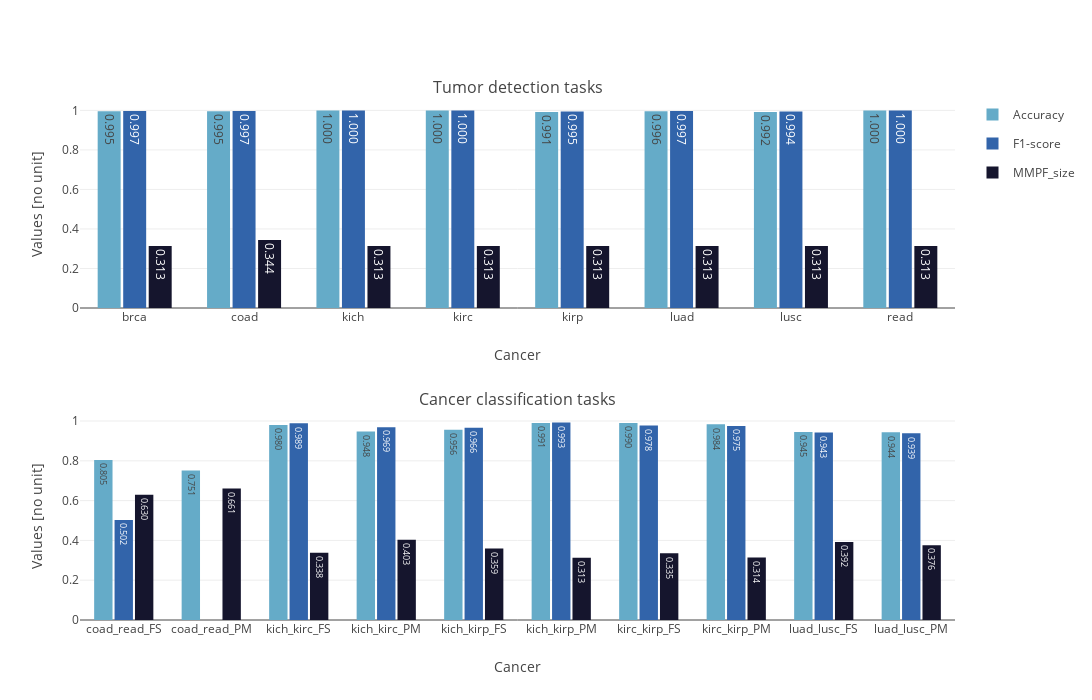

Notebook cell for this chart:
### Code cell
# Initialization
cols = ['task', 'cancer', 'Accuracy', 'F1-score', 'MMPF_size']
df_foulds_best = pd.DataFrame(columns = cols)

# Loop on the combinations for baseline
for comb in COMBS_BASELINE:
    # Track
    print(comb)
    
    # Extract combinations
    task = comb[0]
    cancer = comb[1]
    cond = (df_foulds.task == task) & (df_foulds.cancer == cancer)
    
    # Get the metrics from the models with the best hyperparameters
    # Get hyperparameters
    best_idx = df_foulds[cond].MMPF_size.argmin()
    sub_dict = {'task' : [task], 'cancer' : [cancer]}
    sub_dict['Accuracy'] = df_foulds[cond].iloc[best_idx]['Accuracy']
    sub_dict['F1-score'] = df_foulds[cond].iloc[best_idx]['F1-score']
    sub_dict['MMPF_size'] = df_foulds[cond].iloc[best_idx]['MMPF_size']
    
    # Update the dataframe
    if df_foulds_best.empty: df_foulds_best = pd.DataFrame(data = sub_dict)
    else: df_foulds_best = pd.concat([df_foulds_best, pd.DataFrame(data = sub_dict)])
plot_results(df_foulds_best, 'images/results_foulds.eps')

### Figure 1 — Plotly figure (JSON) as saved in the notebook; plotly's stock layout.template omitted (floating-point values rounded to 4 significant figures)
{"data": [{"alignmentgroup": "True", "hovertemplate": "variable=Accuracy<br>cancer=%{x}<br>value=%{y}<extra></extra>", "legendgroup": "Accuracy", "marker": {"color": "rgb(101, 171, 200)", "pattern": {"shape": ""}}, "name": "Accuracy", "offsetgroup": "Accuracy", "orientation": "v", "showlegend": true, "textposition": "auto", "texttemplate": "%{y:.3f}", "type": "bar", "x": ["coad_read_FS", "coad_read_PM", "kich_kirc_FS", "kich_kirc_PM", "kich_kirp_FS", "kich_kirp_PM", "kirc_kirp_FS", "kirc_kirp_PM", "luad_lusc_FS", "luad_lusc_PM"], "xaxis": "x2", "y": [0.8047, 0.7508, 0.9802, 0.9479, 0.9557, 0.9905, 0.9904, 0.9838, 0.945, 0.9438], "yaxis": "y2"}, {"alignmentgroup": "True", "hovertemplate": "variable=F1-score<br>cancer=%{x}<br>value=%{y}<extra></extra>", "legendgroup": "F1-score", "marker": {"color": "rgb(50, 100, 170)", "pattern": {"shape": ""}}, "name": "F1-score", "offsetgroup": "F1-score", "orientation": "v", "showlegend": true, "textposition": "auto", "texttemplate": "%{y:.3f}", "type": "bar", "x": ["coad_read_FS", "coad_read_PM", "kich_kirc_FS", "kich_kirc_PM", "kich_kirp_FS", "kich_kirp_PM", "kirc_kirp_FS", "kirc_kirp_PM", "luad_lusc_FS", "luad_lusc_PM"], "xaxis": "x2", "y": [0.5023, 0, 0.9887, 0.9691, 0.9664, 0.9931, 0.9779, 0.9752, 0.9427, 0.9386], "yaxis": "y2"}, {"alignmentgroup": "True", "hovertemplate": "variable=MMPF_size<br>cancer=%{x}<br>value=%{y}<extra></extra>", "legendgroup": "MMPF_size", "marker": {"color": "rgb(21, 21, 45)", "pattern": {"shape": ""}}, "name": "MMPF_size", "offsetgroup": "MMPF_size", "orientation": "v", "showlegend": true, "textposition": "auto", "texttemplate": "%{y:.3f}", "type": "bar", "x": ["coad_read_FS", "coad_read_PM", "kich_kirc_FS", "kich_kirc_PM", "kich_kirp_FS", "kich_kirp_PM", "kirc_kirp_FS", "kirc_kirp_PM", "luad_lusc_FS", "luad_lusc_PM"], "xaxis": "x2", "y": [0.6297, 0.6611, 0.3381, 0.4032, 0.3593, 0.3133, 0.335, 0.3138, 0.3924, 0.3761], "yaxis": "y2"}, {"alignmentgroup": "True", "hovertemplate": "variable=Accuracy<br>cancer=%{x}<br>value=%{y}<extra></extra>", "legendgroup": "Accuracy", "marker": {"color": "rgb(101, 171, 200)", "pattern": {"shape": ""}}, "name": "Accuracy", "offsetgroup": "Accuracy", "orientation": "v", "showlegend": false, "textposition": "auto", "texttemplate": "%{y:.3f}", "type": "bar", "x": ["brca", "coad", "kich", "kirc", "kirp", "luad", "lusc", "read"], "xaxis": "x", "y": [0.9952, 0.9955, 1, 1, 0.9914, 0.9962, 0.992, 1], "yaxis": "y"}, {"alignmentgroup": "True", "hovertemplate": "variable=F1-score<br>cancer=%{x}<br>value=%{y}<extra></extra>", "legendgroup": "F1-score", "marker": {"color": "rgb(50, 100, 170)", "pattern": {"shape": ""}}, "name": "F1-score", "offsetgroup": "F1-score", "orientation": "v", "showlegend": false, "textposition": "auto", "texttemplate": "%{y:.3f}", "type": "bar", "x": ["brca", "coad", "kich", "kirc", "kirp", "luad", "lusc", "read"], "xaxis": "x", "y": [0.9969, 0.9975, 1, 1, 0.9945, 0.9975, 0.9944, 1], "yaxis": "y"}, {"alignmentgroup": "True", "hovertemplate": "variable=MMPF_size<br>cancer=%{x}<br>value=%{y}<extra></extra>", "legendgroup": "MMPF_size", "marker": {"color": "rgb(21, 21, 45)", "pattern": {"shape": ""}}, "name": "MMPF_size", "offsetgroup": "MMPF_size", "orientation": "v", "showlegend": false, "textposition": "auto", "texttemplate": "%{y:.3f}", "type": "bar", "x": ["brca", "coad", "kich", "kirc", "kirp", "luad", "lusc", "read"], "xaxis": "x", "y": [0.3133, 0.344, 0.3133, 0.3133, 0.3133, 0.3133, 0.3133, 0.3133], "yaxis": "y"}], "layout": {"annotations": [{"font": {"size": 16}, "showarrow": false, "text": "Tumor detection tasks", "x": 0.5, "xanchor": "center", "xref": "paper", "y": 1, "yanchor": "bottom", "yref": "paper"}, {"font": {"size": 16}, "showarrow": false, "text": "Cancer classification tasks", "x": 0.5, "xanchor": "center", "xref": "paper", "y": 0.4, "yanchor": "bottom", "yref": "paper"}], "bargap": 0.3, "bargroupgap": 0.1, "barmode": "group", "height": 700, "width": 1200, "xaxis": {"anchor": "y", "domain": [0, 1], "title": {"text": "Cancer"}}, "xaxis2": {"anchor": "y2", "domain": [0, 1], "title": {"text": "Cancer"}}, "yaxis": {"anchor": "x", "domain": [0.6, 1], "title": {"text": "Values [no unit]"}}, "yaxis2": {"anchor": "x2", "domain": [0, 0.4], "title": {"text": "Values [no unit]"}}}}
